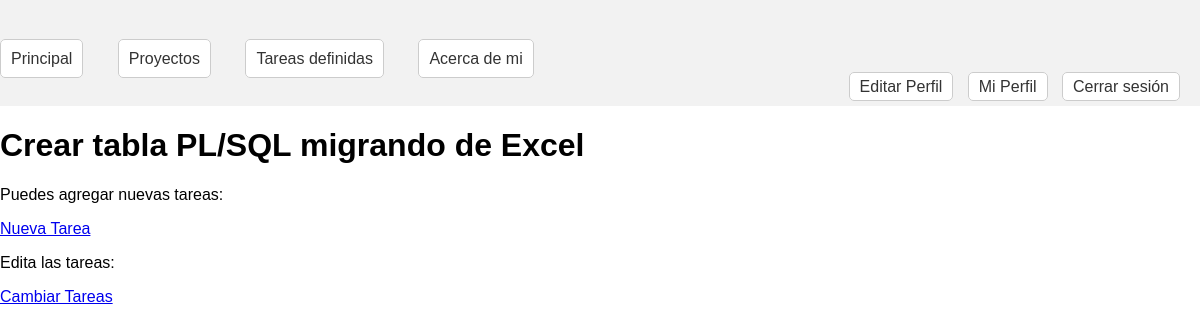
The app's page /detalle/3 (signed in), older data.
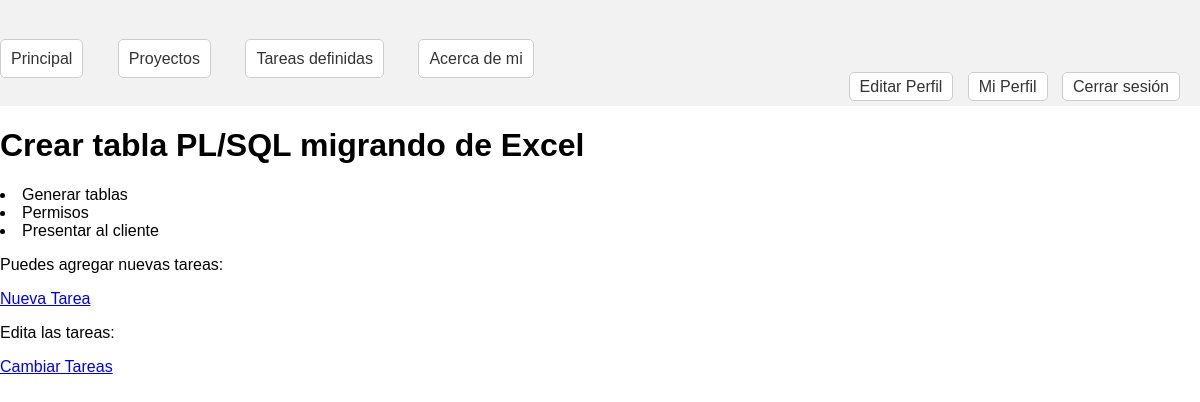
The same page, newer data.
### app1/models.py (models this page shows)
class Tareas(models.Model):
    titulo=models.CharField(max_length=100)
    descripcion=models.TextField()
    asociado=models.ForeignKey(Proyectos,on_delete=models.CASCADE)
    def __str__(self) -> str:
        return self.titulo

### app1/views.py (the view)
# urls.py: path('detalle/<int:id>',detalle_proyecto,name='proyecto_tarea'),
@login_required
def detalle_proyecto(requets,id):
    p=Proyectos.objects.get(id=id)
    print(p)
    a=tarea=Tareas.objects.filter(asociado=id)
    print(a)
    return render (requets,'detalle.html',{'proyecto':p,'listado':a})

### app1/models.py (called while the page is built)
    def __str__(self) -> str:
        return self.nombre

### app1/templates/detalle.html
{% extends 'herencia.html' %}
{% block dinamico %}
<h1>{{proyecto}}</h1>
{% for i in listado %}
<table>
    <li>{{i}}</li>
</table>
{% endfor %}
<p>Puedes agregar nuevas tareas:</p>
<a href="/tareanueva/">Nueva Tarea</a>
<p>Edita las tareas:</p>
<a href="/cambiotareas.html/">Cambiar Tareas</a>
{% endblock %}

Row changes from the older to the newer data that the page shows:
added Tareas: titulo "Generar tablas"
added Tareas: titulo "Permisos"
added Tareas: titulo "Presentar al cliente"
